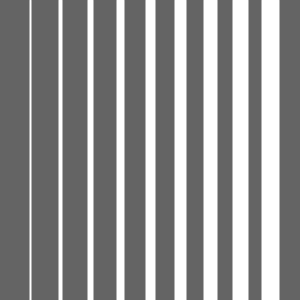
Frame 1 (no input)
Frame 60 (the mouse pressed at the canvas centre just before this capture): identical to frame 1, image omitted
Frame 120 (the mouse held since frame 60 and released just before this capture): identical to frame 1, image omitted

The Processing sketch that drew this single still picture (run headless with seeded random() and noise(); from frame 60 on, the mouse is pressed at the canvas centre):

// Processing sketch: line_drawing_with_for_loop
// ── line_drawing_with_for_loop.pde
void setup() {
  size(300, 300);
}

void draw() {
  background(100);
  stroke(255);

  for (int i = 1; i <= 9; i++) {
    strokeWeight(i*2);
    
    int lineX = i * 30;
    line(lineX, 0, lineX, height);
  }
}



























//void setup() {
//  size(300, 300);
//}

//void draw() {
//  background(100);

//  for (int rowY = 75; rowY <= 225; rowY += 75) {
//    drawCircleRow(rowY);
//  }
//}

//void drawCircleRow(int rowY) {
//  for (int circleX = 75; circleX <= 225; circleX += 75) {
//    ellipse(circleX, rowY, 50, 50);
//  }
//}





























//void setup() {
//  size(300, 300);
//}

//void draw() {
//  background(100);

//  for (int circleY = 75; circleY <= 255; circleY += 75) {
//    for (int circleX = 75; circleX <= 255; circleX += 75) {
//      ellipse(circleX, circleY, 50, 50);
//    }
//  }
//}
